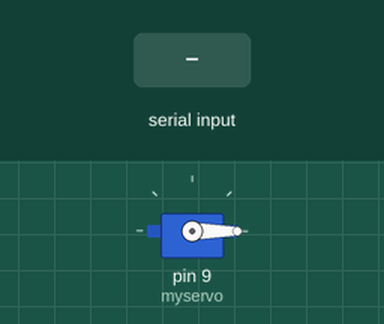
A sketch run on a simulated Arduino Uno, built with avr-gcc and run on an emulated ATmega328P. On the bench: servo. The inputs (shaded band) are chosen by the test bench.

Above: at 1.2 s.
1.3 s: "90,45\n" received over Serial
At 2.1 s:
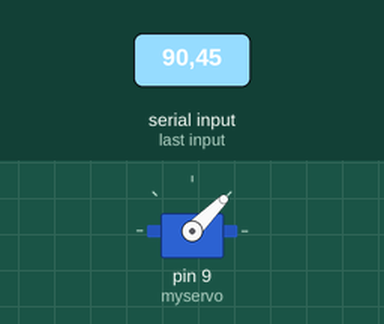
3.8 s: "30,150\n" received over Serial
At 4.6 s:
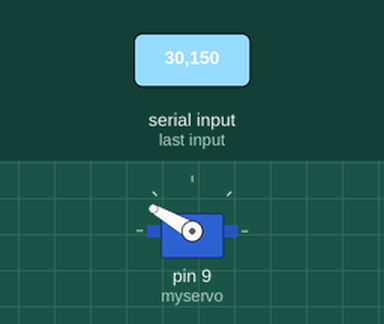
6.3 s: "200\n" received over Serial
At 7.0 s:
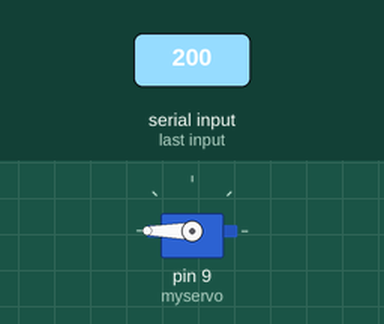
Timing chart, 0 to 9.3 s (numbered marks = the images above; inputs shaded):
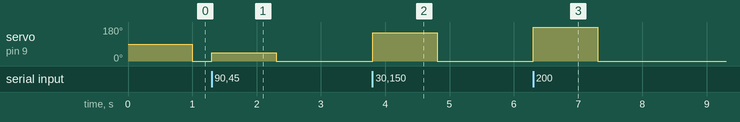

The sketch:

one_servo.ino
```cpp
#include <Servo.h>
//create servo object
Servo myservo;
void setup() {
  // put your setup code here, to run once:
  myservo.attach(9);
  Serial.begin(9600);
}

void loop() {
  // put your main code here, to run repeatedly:
  /*int i=0;
  while (i!=1){
    myservo.write(i);
    i+=90;
    delay(1000);
  }
  */

  int x = Serial.parseInt();
  myservo.write(x);
}
```

Measured:
- after the input at 1.3 s, servo on pin 9 (myservo): 0° → 45° at once, → 0° 1.0 s later
- after the input at 3.8 s, servo on pin 9 (myservo): 0° → 150° at once, → 0° 1.0 s later
- after the input at 6.3 s, servo on pin 9 (myservo): 0° → 180° at once, → 0° 1.0 s later
